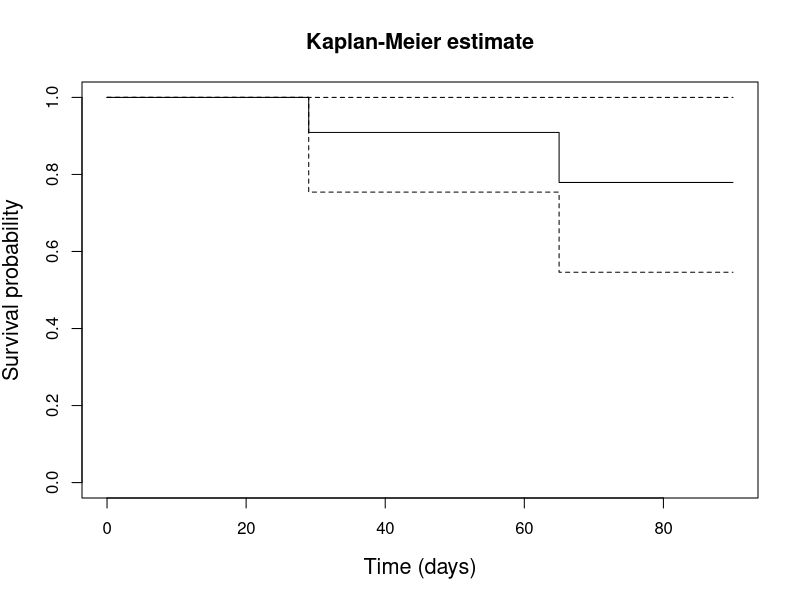

Here is the R script that generated this plot:
##########################################################################
#    Implementation of Fractional Nonparametric Overdose Control         #
#                    Lin Ruitao and Yin Guosheng                         #
#                            gyin@hku.hk                                 #
##########################################################################
# -----------------------------------------------------------------------#
#     Main calculation function                                          #
#     get.next.fnoc: generate next dose level for late-onset cases       #
#                                                                        #
#                             ---Input---                                #
#             target --> target toxicity probability	                 #
#             enter.time --> days of arrival for each patient            #
#             dlt.time  -->  time to dlt for each patient                #
#                            0 indicates no dlt                          #
#             current.time --> day of arrival for the the patient        #
#             tau --> length of follow-up period                         #
#             dose.level --> dose level for each patient                 #
#             ndose --> number of dose levels                            #
#             epi --> a small number that defines the neighbour of target#
#             a --> feasibility bound for overdose control               #
#             eta --> dose-switching cutoff                              #
#             lambda --> dose-elimination cutoff                         #
#                                                                        #
#                             ---Output---                               #
#            * posterior model probabilities                             #
#            * posterior probability that the current dose is too toxic  #
#            * next dose recommendation                                  #
#            * Plot of Kaplan-Meier estimate                             #
#            * A summary table                                           #
# -----------------------------------------------------------------------#
##########################################################################

library(survival)

get.next.fnoc <- function(target, enter.time, dlt.time, current.time, tau, dose.level,
 ndose, epi=0.05, a=0.35, eta=0.6, lambda=0.85){ 
posteriorH<-function(y,n,target,p.sample,d){
	lik<-rep(1,length(y))
	pos.tox<-rep(0,length(y))
	for (i in 1:length(y)){
		likeli<-1;
			for (j in 1:ndose){
				likeli<-likeli*p.sample[,j,i]^y[j]*(1-p.sample[,j,i])^(n[j]-y[j])
			}

		lik[i]<-mean(likeli)
		pos.tox[i]<-sum(likeli[p.sample[,d,i]>target])/sum(likeli)
	}
lik<-lik/sum(lik)
pos.tox<-sum(pos.tox*lik)	
return(c(lik,pos.tox))
}

set.seed(6)	
NN<-50000
p.sample<-array(matrix(nrow=10,ncol=6),dim=c(NN,ndose,ndose))
for (i in 1:ndose){
	p.sample[,i,i]<-runif(NN,target-epi,target+epi)
	if (i>1){
		for (j in (i-1):1){
			 p.sample[,j,i]<-runif(NN,0,sapply(p.sample[,j+1,i],function(x) min(x,target-epi	)))
		}
	}
	if (i<ndose){
		for (j in (i+1):ndose){
			p.sample[,j,i]<-runif(NN,sapply(p.sample[,j-1,i],function(x) max(x,target+epi)),0.8)
		}
	}
	
}
		d=dose.level[length(dose.level)] 
		elimi = rep(0, ndose); 		
        assesstime = enter.time+tau;	
        dlt.time[dlt.time==0]= tau+1;
        yo = (dlt.time<=tau)*(assesstime<=current.time)+(dlt.time<=(current.time+tau-assesstime))*(current.time<assesstime);		
		if (sum(yo)==0)	{stop("fNOC takes effect when at least one DLT has been observed")}
	    if (sum(yo)!=0){			
			
			otime = yo*dlt.time+(1-yo)*((current.time+tau-assesstime)*(current.time<assesstime)+tau*(assesstime<=current.time))			
			kmfit = survfit(Surv(otime,yo)~1)	
			plot(kmfit,xlab="Time (days)",ylab="Survival probability",
			main="Kaplan-Meier estimate",cex.lab=1.3,cex.main=1.3,cex.sub=1.3)	
			ym = yo
			
			for (i in 1:length(yo)){
			if (current.time<assesstime[i] & yo[i]==0){
			ym[i]=(kmfit$surv[tail(which(kmfit$time<=(current.time-assesstime[i]+tau+0.001)),n=1)]-
			kmfit$surv[tail(which(kmfit$time<=tau),n=1)])/
			kmfit$surv[tail(which(kmfit$time<=(current.time-assesstime[i]+tau+0.001)),n=1)]
			}
			}
            
            y=rep(0,ndose)
			n=y;
		    for (j in 1:ndose)
		    {
		     y[j] = sum(ym[which(dose.level==j)])
		     n[j] = sum(dose.level==j)
		    }

			pos.model=posteriorH(y,n,target,p.sample,d)
			pos.tox<-pos.model[ndose+1];
			if(pos.tox>lambda)
		    ## determine if the current dose should be eliminated
			{
					elimi[d:ndose]=1;
					if (elimi[1]==1) {stop("The trial should be terminated early"); }
			}			
			pos.model<-pos.model[1:ndose];

			pos.model=pos.model/sum(pos.model)
			d_opt<-which.max(pos.model)
			if(pos.model[d_opt]<eta){
			pos.cum.model<-cumsum(pos.model)
            d_opt<-which.min(abs(pos.cum.model-a))
            }
 
		 if(d < d_opt && d!=ndose) { if(elimi[d+1]==0) d=d+1; }
			else if(d > d_opt && d!=1) { d=d-1; }
			else { d=d; } 
		
		}
		pos.model<-round(pos.model,2)
		cat("The feasibility bound for overdose control rule is", a, "\n")
		cat("The dose-switching cutoff is", eta, "\n")
		cat("The dose-elimination cutoff is", lambda, "\n")
		cat("The posterior model probabilities are", pos.model, "\n")
		cat("The posterior probability that the current dose level is overly toxic is", pos.tox, "\n")
		cat("The next dose level is", d, "\n")
		summary = cbind(seq(1,length(dose.level)), dose.level, enter.time, dlt.time<=tau, dlt.time, ym)
		colnames(summary) = c("Patient No.", "Dose level", "Day of arrival", "Observed DLT", "Time to DLT", "Fractional DLT")
		return(summary)
}


# generate the next dose level after the 4th in the sonidegib trial
target = 0.33
ndose = 5
enter.time = c(4,7,19,29,31,50,58,67,78,91,100,118)
dlt.time = c(0,0,0,0,0,0,65,0,0,29,0,0)
dose.level=c(1,1,1,2,2,2,3,3,3,3,3,3)
tau = 90
current.time=130
get.next.fnoc(target, enter.time, dlt.time, current.time,tau, dose.level, ndose)


